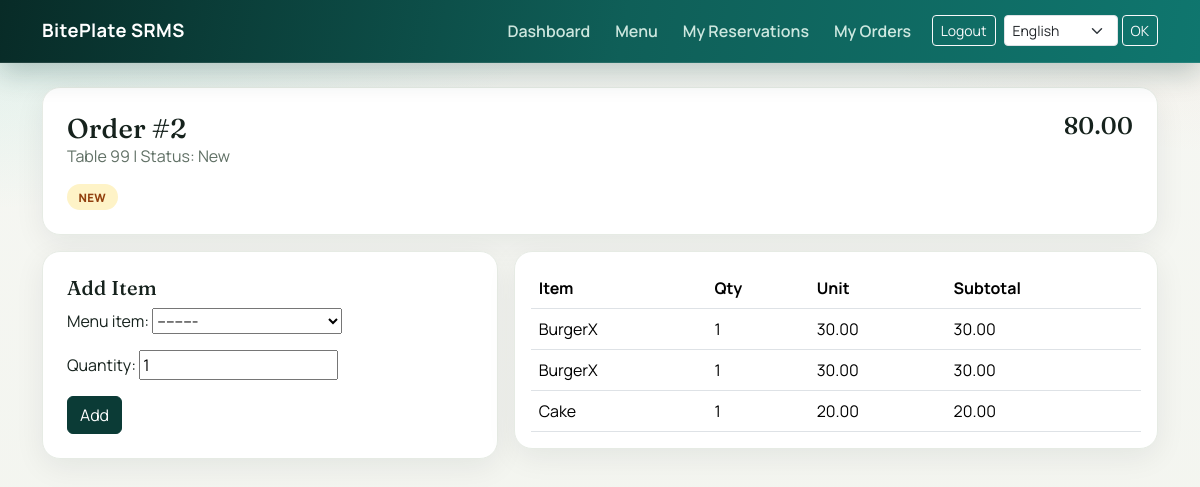
The page /en/orders/2/ (signed in) on the database its author committed.
### restaurant/models.py (models this page shows, shortened)
class Order(models.Model):
    STATUS_NEW = "new"
    STATUS_SENT_TO_KITCHEN = "sent_to_kitchen"
    STATUS_PREPARING = "preparing"
    STATUS_READY = "ready"
    STATUS_SERVED = "served"
    STATUS_CANCELLED = "cancelled"
    STATUS_COMPLETED = "completed"
    STATUS_CHOICES = [
        (STATUS_NEW, "New"),
        (STATUS_SENT_TO_KITCHEN, "Sent to Kitchen"),
        (STATUS_PREPARING, "Preparing"),
        (STATUS_READY, "Ready"),
        (STATUS_SERVED, "Served"),
        (STATUS_CANCELLED, "Cancelled"),
        (STATUS_COMPLETED, "Completed"),
    ]
    table = models.ForeignKey(Table, on_delete=models.PROTECT, related_name="orders")
    waiter = models.ForeignKey(Waiter, on_delete=models.SET_NULL, null=True, blank=True, related_name="orders")
    customer = models.ForeignKey(User, on_delete=models.SET_NULL, null=True, blank=True, related_name="orders")
    reservation = models.ForeignKey(Reservation, on_delete=models.SET_NULL, null=True, blank=True, related_name="orders")
    status = models.CharField(max_length=30, choices=STATUS_CHOICES, default=STATUS_NEW)
    order_date = models.DateTimeField(default=timezone.now)
    notes = models.TextField(blank=True)
    class Meta:
        ordering = ["-order_date"]
    @property
    def total_amount(self):
        return sum((item.sub_total for item in self.items.all()), Decimal("0.00"))

class Table(models.Model):
    STATUS_AVAILABLE = "available"
    STATUS_OCCUPIED = "occupied"
    STATUS_RESERVED = "reserved"
    STATUS_CHOICES = [
        (STATUS_AVAILABLE, "Available"),
        (STATUS_OCCUPIED, "Occupied"),
        (STATUS_RESERVED, "Reserved"),
    ]
    table_number = models.PositiveIntegerField(unique=True)
    seats = models.PositiveIntegerField(default=4)
    status = models.CharField(max_length=20, choices=STATUS_CHOICES, default=STATUS_AVAILABLE)
    class Meta:
        ordering = ["table_number"]

class OrderItem(models.Model):
    order = models.ForeignKey(Order, on_delete=models.CASCADE, related_name="items")
    menu_item = models.ForeignKey(MenuItem, on_delete=models.PROTECT, related_name="order_items")
    quantity = models.PositiveIntegerField(default=1)
    unit_price = models.DecimalField(max_digits=10, decimal_places=2, editable=False)
    class Meta:
        ordering = ["id"]
    @property
    def sub_total(self):
        return self.unit_price * self.quantity

class MenuItem(models.Model):
    CATEGORY_CHOICES = [
        ("starter", "Starter"),
        ("main_course", "Main Course"),
        ("dessert", "Dessert"),
        ("beverage", "Beverage"),
    ]
    name = models.CharField(max_length=120)
    description = models.TextField(blank=True)
    price = models.DecimalField(max_digits=10, decimal_places=2)
    category = models.CharField(max_length=20, choices=CATEGORY_CHOICES)
    is_active = models.BooleanField(default=True)
    class Meta:
        ordering = ["name"]
    def __str__(self):
        return f"{self.name} ({self.get_category_display()})"

### restaurant/views.py (the view)
# urls.py: path("orders/<int:order_id>/", views.order_detail, name="order_detail"),
@role_required("manager", "waiter", "customer")
def order_detail(request, order_id):
    order = _get_customer_owned_order(request, order_id)
    if request.method == "POST":
        if order.status in [Order.STATUS_CANCELLED, Order.STATUS_COMPLETED]:
            messages.error(request, "Cannot modify a cancelled/completed order.")
            return redirect("restaurant:order_detail", order_id=order.id)
        form = OrderItemForm(request.POST)
        if form.is_valid():
            order_item = form.save(commit=False)
            order_item.order = order
            order_item.save()
            messages.success(request, "Item added.")
            return redirect("restaurant:order_detail", order_id=order.id)
    else:
        form = OrderItemForm()
    return render(request, "restaurant/order_detail.html", {"order": order, "form": form})

### restaurant/forms.py
class OrderItemForm(forms.ModelForm):
    class Meta:
        model = OrderItem
        fields = ["menu_item", "quantity"]
    def __init__(self, *args, **kwargs):
        super().__init__(*args, **kwargs)
        self.fields["menu_item"].queryset = MenuItem.objects.filter(is_active=True)

### restaurant/permissions.py (called while the page is built)
def role_required(*roles):
    allowed_groups = {ROLE_GROUPS[r] for r in roles if r in ROLE_GROUPS}
    def decorator(view_func):
        @wraps(view_func)
        def _wrapped(request, *args, **kwargs):
            user = request.user
            if not user.is_authenticated:
                return redirect("restaurant:login")
            if user.is_superuser:
                return view_func(request, *args, **kwargs)
            user_groups = set(user.groups.values_list("name", flat=True))
            if allowed_groups.intersection(user_groups):
                return view_func(request, *args, **kwargs)
            messages.error(request, "You do not have permission to access this page.")
            return redirect("restaurant:dashboard")
        return _wrapped
    return decorator

### restaurant/templatetags/restaurant_tags.py (called while the page is built)
@register.filter(name='has_group')
def has_group(user, group_name):
    if not user.is_authenticated:
        return False
    return user.groups.filter(name=group_name).exists()

### restaurant/views.py (called while the page is built)
def _is_customer(user):
    return user.is_authenticated and user.groups.filter(name="Customer").exists() and not user.is_superuser

def _get_customer_owned_order(request, order_id):
    queryset = Order.objects.select_related("table", "waiter", "customer", "reservation").prefetch_related("items__menu_item")
    if _is_customer(request.user):
        return get_object_or_404(queryset, id=order_id, customer=request.user)
    return get_object_or_404(queryset, id=order_id)

### restaurant/templates/restaurant/order_detail.html
{% extends 'base.html' %}
{% load i18n restaurant_tags %}
{% block content %}
<div class="site-card p-4 mb-3">
  <div class="d-flex justify-content-between align-items-start">
    <div>
      <h2 class="page-title">{% translate "Order" %} #{{ order.id }}</h2>
      <p class="muted mb-0">
        {% translate "Table" %} {{ order.table.table_number }} |
        {% translate "Status" %}: {{ order.get_status_display }}
      </p>
    </div>
    <h4 class="mb-0">{{ order.total_amount }}</h4>
  </div>
  <div class="d-flex flex-wrap gap-2 mt-3">
    {% if not user|has_group:"Customer" or user.is_superuser %}
    <form method="post" action="{% url 'restaurant:send_to_kitchen' order.id %}">
      {% csrf_token %}
      <button type="submit" class="btn btn-warning">{% translate "Send to Kitchen" %}</button>
    </form>
    <form method="post" action="{% url 'restaurant:generate_bill' order.id %}">
      {% csrf_token %}
      <button type="submit" class="btn btn-dark">{% translate "Generate Bill" %}</button>
    </form>
    {% else %}
    <span class="pill {% if order.status == 'ready' or order.status == 'completed' %}pill-ready{% elif order.status == 'cancelled' %}pill-cancel{% else %}pill-wip{% endif %}">
      {{ order.get_status_display }}
    </span>
    {% endif %}
  </div>
</div>
<div class="row g-3">
  <div class="col-md-5">
    <div class="site-card p-4">
      <h5>{% translate "Add Item" %}</h5>
      <form method="post">{% csrf_token %}{{ form.as_p }}<button type="submit" class="btn btn-dark">{% translate "Add" %}</button></form>
    </div>
  </div>
  <div class="col-md-7">
    <div class="site-card p-3">
      <table class="table mb-0"><thead><tr><th>{% translate "Item" %}</th><th>{% translate "Qty" %}</th><th>{% translate "Unit" %}</th><th>{% translate "Subtotal" %}</th></tr></thead><tbody>{% for item in order.items.all %}<tr><td>{{ item.menu_item.name }}</td><td>{{ item.quantity }}</td><td>{{ item.unit_price }}</td><td>{{ item.sub_total }}</td></tr>{% empty %}<tr><td colspan="4" class="text-center py-3 muted">{% translate "No items yet." %}</td></tr>{% endfor %}</tbody></table>
    </div>
  </div>
</div>
{% endblock %}

### templates/base.html (shortened to what this page needs)
{% load i18n restaurant_tags %}
<!doctype html>
<html lang="{{ LANGUAGE_CODE }}">
<head>
  <link href="https://cdn.jsdelivr.net/npm/bootstrap@5.3.3/dist/css/bootstrap.min.css" rel="stylesheet">
</head>
<body>
<nav class="navbar navbar-expand-lg navbar-dark site-nav mb-4">
  <div class="container py-1">
    <a class="navbar-brand fw-bold" href="{% url 'restaurant:dashboard' %}">BitePlate SRMS</a>
    <div id="mainNav" class="collapse navbar-collapse">
      {% if user.is_authenticated %}
      <div class="navbar-nav ms-auto align-items-lg-center">
        <a class="nav-link" href="{% url 'restaurant:dashboard' %}">{% translate "Dashboard" %}</a>
        <a class="nav-link" href="{% url 'restaurant:menu_list' %}">{% translate "Menu" %}</a>
        {% if user|has_group:"Customer" %}
        <a class="nav-link" href="{% url 'restaurant:reservation_list' %}">{% translate "My Reservations" %}</a>
        <a class="nav-link" href="{% url 'restaurant:order_list' %}">{% translate "My Orders" %}</a>
        {% endif %}
        <form method="post" action="{% url 'restaurant:logout' %}" class="d-flex align-items-center ms-2">
          <button class="btn btn-sm btn-outline-light" type="submit">{% translate "Logout" %}</button>
        </form>
        <form action="{% url 'set_language' %}" method="post" class="d-flex align-items-center ms-2">
          <select name="language" class="form-select form-select-sm">
            {% get_current_language as LANGUAGE_CODE %}
            {% get_available_languages as LANGUAGES %}
            {% for code, name in LANGUAGES %}
              <option value="{{ code }}" {% if code == LANGUAGE_CODE %}selected{% endif %}>{{ name }}</option>
            {% endfor %}
          </select>
          <button class="btn btn-sm btn-outline-light ms-1" type="submit">OK</button>
        </form>
      </div>
      {% endif %}
    </div>
  </div>
</nav>
<div class="container pb-5">
  {% block content %}{% endblock %}
</div>
</body>
</html>

### templates/base.html (style rules this page uses)
:root { --bg: #f2f4ee; --panel: #ffffff; --panel-2: #f9faf7; --ink: #16221d; --muted: #607065; --brand: #0f766e; --brand-dark: #0b3b36; --accent: #c2410c; --line: #e6ebe4; --radius: 18px; --shadow-soft: 0 8px 30px rgba(15, 23, 42, .07); --shadow-nav: 0 10px 28px rgba(11, 59, 54, .25); }
body { font-family: 'Manrope', sans-serif; color: var(--ink); background: radial-gradient(1200px 500px at -8% -12%, rgba(20, 184, 166, .16), transparent 62%), radial-gradient(1000px 500px at 108% -16%, rgba(194, 65, 12, .08), transparent 58%), linear-gradient(180deg, #f6f7f3, var(--bg)); min-height: 100vh; }
h1, h2, h3, h4, h5 { font-family: 'Fraunces', serif; letter-spacing: .2px; }
.site-nav { background: linear-gradient(100deg, #082b27 0%, #0f5f58 52%, #0f766e 100%); box-shadow: var(--shadow-nav); border-bottom: 1px solid rgba(255, 255, 255, .1); position: sticky; top: 0; z-index: 30; backdrop-filter: blur(10px); }
.navbar-brand { font-size: 1.15rem; letter-spacing: .4px; }
.navbar-dark .navbar-nav .nav-link { color: rgba(236, 253, 245, .86); font-weight: 600; border-radius: 999px; padding: .42rem .78rem; transition: .2s ease; }
.site-card { border: 1px solid var(--line); border-radius: var(--radius); box-shadow: var(--shadow-soft); background: var(--panel); overflow: hidden; animation: rise .35s ease both; }
.page-title { font-size: clamp(1.7rem, 2vw, 2.45rem); margin-bottom: 0; }
.muted { color: var(--muted); }
.pill { border-radius: 999px; padding: .28rem .72rem; font-weight: 800; font-size: .72rem; letter-spacing: .3px; text-transform: uppercase; }
.pill-wip { background: #fef3c7; color: #92400e; }
.btn-dark { background: var(--brand-dark); border-color: var(--brand-dark); }

### rows shown on the page
Order: id "2", table.table_number "99", status "New", total_amount "80.00", status "NEW"
OrderItem: menu_item.name "BurgerX", quantity "1", unit_price "30.00", sub_total "30.00"
OrderItem: menu_item.name "BurgerX", quantity "1", unit_price "30.00", sub_total "30.00"
OrderItem: menu_item.name "Cake", quantity "1", unit_price "20.00", sub_total "20.00"

### other values the page prints
form field language "English"
